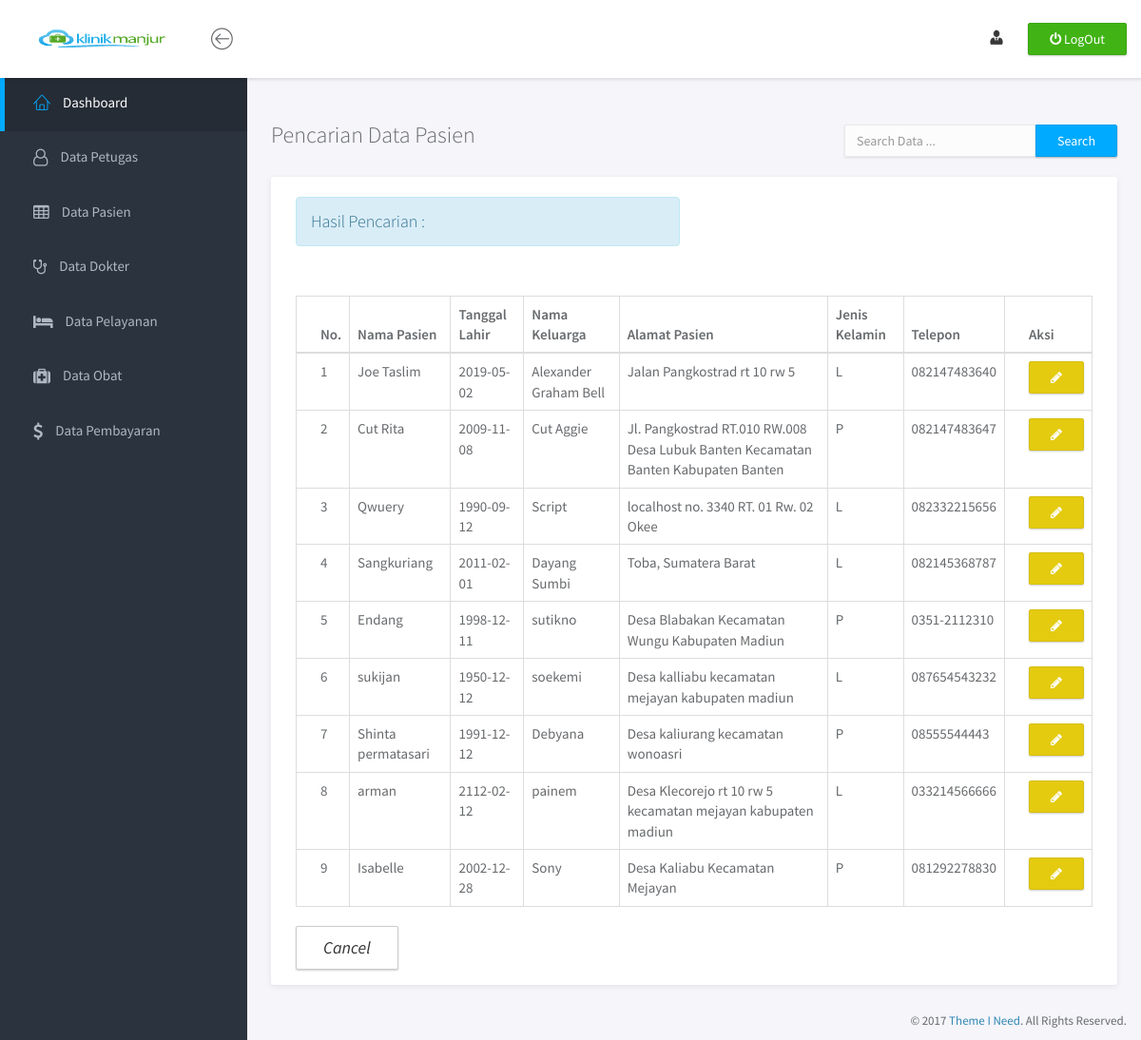
Screenshot of /admin/search-pasien.php with the database file from the repository.
### tables this page shows
CREATE TABLE `pasien` (
  `id_pasien` int(11) NOT NULL,
  `nama_pasien` varchar(50) NOT NULL,
  `lahir_pasien` date NOT NULL,
  `keluarga_pasien` varchar(50) NOT NULL,
  `alamat_pasien` text NOT NULL,
  `jk_pasien` enum('L','P') NOT NULL,
  `telepon_pasien` varchar(15) NOT NULL
);

### admin/search-pasien.php (the view, shortened to what this page needs)
<?php
	include 'koneksi.php';
?>
<?php
	$keyword = $_POST["keyword"];
	$semuadata=array();
	$ambil = $koneksi->query("SELECT * FROM pasien WHERE nama_pasien LIKE '%$keyword%' OR keluarga_pasien LIKE '%$keyword%' OR alamat_pasien LIKE '%$keyword%'");
	while ($pecah=$ambil->fetch_assoc())
	{
		$semuadata[] = $pecah;
	}
?>
<!DOCTYPE html>
<html>
<head>
	<link rel="stylesheet" href="assets/vendor/bootstrap/css/bootstrap.min.css">
	<link rel="stylesheet" href="assets/vendor/font-awesome/css/font-awesome.min.css">
	<link rel="stylesheet" href="assets/vendor/linearicons/style.css">
	<link rel="stylesheet" href="assets/css/main.css">
	<link rel="stylesheet" href="assets/css/demo.css">
</head>
<body>
	<div id="wrapper">
		<nav class="navbar navbar-default navbar-fixed-top">
			<div class="brand">
				<img src="assets/img/manjur.png" alt="Klorofil Logo" class="img-responsive logo">
			</div>
			<div class="container-fluid">
				<div class="navbar-btn">
					<button type="button" class="btn-toggle-fullwidth"><i class="lnr lnr-arrow-left-circle"></i></button>
				</div>
				<div class="navbar-btn navbar-btn-right">
					<a class="btn btn-success update-pro" href="logout.php" title="LOGOUT"><i class="fa fa-power-off"></i> <span> LogOut</span></a>
				</div>
				<div id="navbar-menu">
					<ul class="nav navbar-nav navbar-right">
						<li class="dropdown">
							<a href="#" class="dropdown-toggle" data-toggle="dropdown"><img src="assets/img/kepsek.png" class="img-circle" alt="Avatar"> <span><?php print_r($_SESSION['user']) ?></span></a>
						</li>
					</ul>
				</div>
			</div>
		</nav>
		<div id="sidebar-nav" class="sidebar">
			<div class="sidebar-scroll">
				<nav>
					<ul class="nav">
						<li><a href="dashboard.php" class="active"><i class="lnr lnr-home"></i> <span>Dashboard</span></a></li>
						<li><a href="data-petugas.php" class=""><i class="fa fa-user-o"></i> <span>Data Petugas</span></a></li>
						<li><a href="data-pasien.php" class=""><i class="fa fa-table"></i> <span>Data Pasien</span></a></li>
						<li><a href="data-dokter.php" class=""><i class="fa fa-stethoscope"></i> <span>Data Dokter</span></a></li>
						<li><a href="data-pelayanan.php" class=""><i class="fa fa-bed"></i> <span>Data Pelayanan</span></a></li>
						<li><a href="data-obat.php" class=""><i class="fa fa-medkit"></i> <span>Data Obat</span></a></li>
						<li><a href="data-biaya.php" class=""><i class="fa fa-usd"></i> <span>Data Pembayaran</span></a></li>
					</ul>
				</nav>
			</div>
		</div>
		<div class="main">
			<div class="main-content">
				<div class="container-fluid">
					<form class="navbar-form navbar-right" action="search-pasien.php" method="POST">
						<div class="input-group">
							<input type="text" name="keyword" value="" class="form-control" placeholder="Search Data ..." autocomplete="off" autofocus>
							<span class="input-group-btn">
								<button type="submit" class="btn btn-primary" name="cari">Search</button>
							</span>
						</div>
					</form>
						<br>
					<h3 class="page-title">Pencarian Data Pasien</h3>
							<div class="panel">
								<div class="panel-heading">
									<div class="row">
										<div class="col-md-6">
											<h6 class="panel-title">
											<div class="alert alert-info">Hasil Pencarian : <?php echo $keyword;?></div>
											</h6>
										</div>
										<div class="col-md-12">
										</div>
									</div>
								</div>
								<div class="panel-body">
									<table class="table table-bordered">
										<thead>
											<tr>
												<th>No.</th>
												<th>Nama Pasien</th>
												<th>Tanggal Lahir</th>
												<th>Nama Keluarga</th>
												<th>Alamat Pasien</th>
												<th>Jenis Kelamin</th>
												<th>Telepon</th>
												<th>Aksi</th>
											</tr>
										</thead>
										<tbody>
											<?php $no=1;?>
											<?php foreach ($semuadata as $key => $value): ?>
											<tr>
												<td><?php echo $no; ?></td>
												<td><?php echo $value["nama_pasien"]; ?></td>
												<td><?php echo $value["lahir_pasien"]; ?></td>
												<td><?php echo $value["keluarga_pasien"]; ?></td>
												<td><?php echo $value["alamat_pasien"]; ?></td>
												<td><?php echo $value["jk_pasien"]; ?>
												</td>
												<td><?php echo $value["telepon_pasien"]; ?></td>
												<td>
													<a href="update-pasien.php?id=<?php echo $value['id_pasien'];?>" class="btn-warning btn"><i class="fa fa-pencil"></i>
													</a>
												</td>
											</tr>
											<?php $no++;  ?>
											<?php endforeach ?>
										</tbody>
									</table>
									<a href="data-pasien.php" class="btn btn-default btn-lg"><i class="">Cancel</i></a>
								</div>
							</div>
				</div>
			</div>
		</div>
		<footer>
			<div class="container-fluid">
				<p class="copyright">&copy; 2017 <a href="https://www.themeineed.com" target="_blank">Theme I Need</a>. All Rights Reserved.</p>
			</div>
		</footer>
	</div>
</body>
</html>

### rows the page displays
pasien: nama_pasien "Joe Taslim", lahir_pasien "2019-05-02", keluarga_pasien "Alexander Graham Bell", alamat_pasien "Jalan Pangkostrad rt 10 rw 5", jk_pasien "L", telepon_pasien "082147483640"
pasien: nama_pasien "Cut Rita", lahir_pasien "2009-11-08", keluarga_pasien "Cut Aggie", alamat_pasien "Jl. Pangkostrad RT.010 RW.008 Desa Lubuk Banten Kecamatan Banten Kabupaten Banten", jk_pasien "P", telepon_pasien "082147483647"
pasien: nama_pasien "Qwuery", lahir_pasien "1990-09-12", keluarga_pasien "Script", alamat_pasien "localhost no. 3340 RT. 01 Rw. 02 Okee", jk_pasien "L", telepon_pasien "082332215656"
pasien: nama_pasien "Sangkuriang", lahir_pasien "2011-02-01", keluarga_pasien "Dayang Sumbi", alamat_pasien "Toba, Sumatera Barat", jk_pasien "L", telepon_pasien "082145368787"
pasien: nama_pasien "Endang", lahir_pasien "1998-12-11", keluarga_pasien "sutikno", alamat_pasien "Desa Blabakan Kecamatan Wungu Kabupaten Madiun", jk_pasien "P", telepon_pasien "0351-2112310"
pasien: nama_pasien "sukijan", lahir_pasien "1950-12-12", keluarga_pasien "soekemi", alamat_pasien "Desa kalliabu kecamatan mejayan kabupaten madiun", jk_pasien "L", telepon_pasien "087654543232"
pasien: nama_pasien "Shinta permatasari", lahir_pasien "1991-12-12", keluarga_pasien "Debyana", alamat_pasien "Desa kaliurang kecamatan wonoasri", jk_pasien "P", telepon_pasien "08555544443"
pasien: nama_pasien "arman", lahir_pasien "2112-02-12", keluarga_pasien "painem", alamat_pasien "Desa Klecorejo rt 10 rw 5 kecamatan mejayan kabupaten madiun", jk_pasien "L", telepon_pasien "033214566666"
pasien: nama_pasien "Isabelle", lahir_pasien "2002-12-28", keluarga_pasien "Sony", alamat_pasien "Desa Kaliabu Kecamatan Mejayan", jk_pasien "P", telepon_pasien "081292278830"
